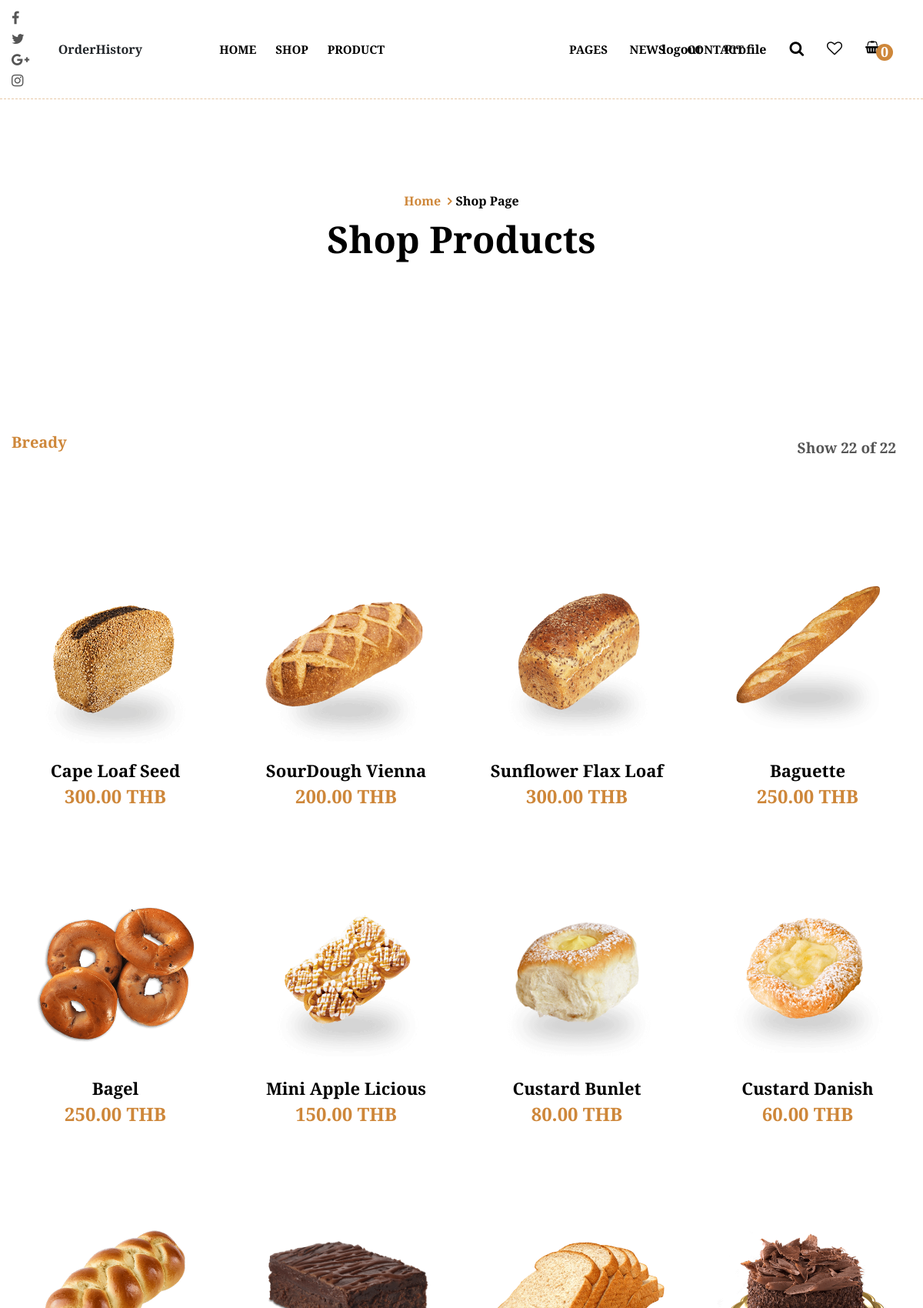
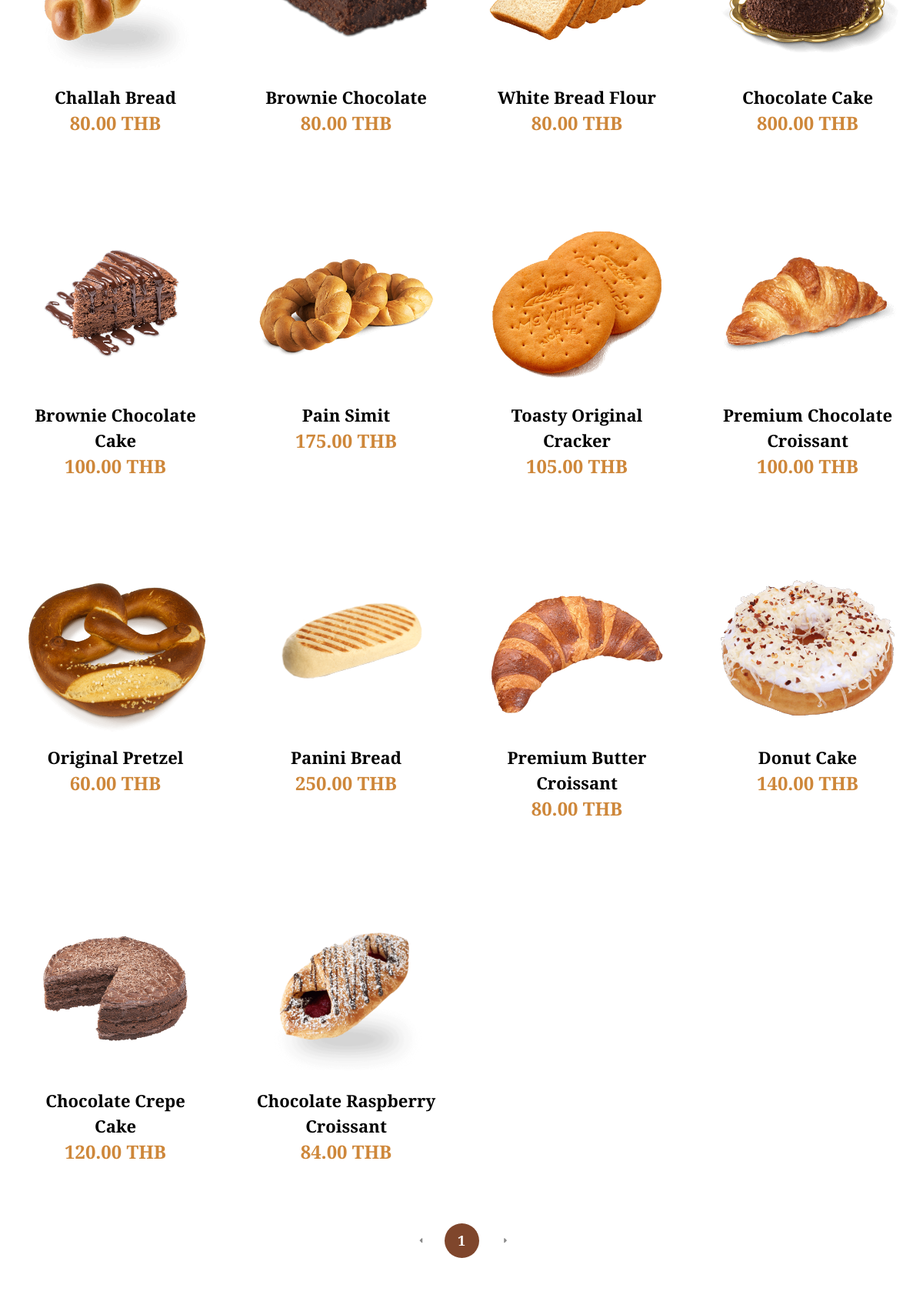
/shop-page-1.php (signed in, upper part), run on the app's committed database (2 pictures, top to bottom).
### tables this page shows
CREATE TABLE `product` (
  `productid` int(11) NOT NULL,
  `productname` varchar(100) NOT NULL,
  `productprice` decimal(65,2) NOT NULL,
  `pquantity` int(11) NOT NULL,
  `image` varchar(255) NOT NULL
);

### functions.php (called while the page is built, shortened)
<?php
function check_login($con){
    if(isset($_SESSION['userid']))
    {
        $id = $_SESSION['userid'];
        $query = "SELECT * FROM user where userid = '$id' limit 1";
        $result = mysqli_query($con,$query);
        if($result && mysqli_num_rows($result)>0)
        {
            $user_data = mysqli_fetch_assoc($result);
            return $user_data;
        }
}
    else{
        header("location: index.php");
    }
}

### shop-page-1.php (the view, shortened to what this page needs)
<?php
include('server.php');
include("functions.php");
$user_data = check_login($con);
$userid = $user_data['userid'];
?>
<!DOCTYPE html>
<html lang="en">
<head>
    <link rel="stylesheet" href="plugins/font-awesome/css/font-awesome.min.css">
    <link rel="stylesheet" href="plugins/bootstrap4/css/bootstrap.min.css">
    <link rel="stylesheet" href="plugins/owl-carousel/assets/owl.carousel.css">
    <link rel="stylesheet" href="plugins/slick/slick/slick.css">
    <link rel="stylesheet" href="plugins/lightGallery-master/dist/css/lightgallery.min.css">
    <link rel="stylesheet" href="plugins/jquery-bar-rating/dist/themes/fontawesome-stars.css">
    <link rel="stylesheet" href="plugins/jquery-ui/jquery-ui.min.css">
    <link rel="stylesheet" href="plugins/select2/dist/css/select2.min.css">
    <link rel="stylesheet" href="plugins/chikery-icon/style.css">
    <link rel="stylesheet" href="css/style.css">
  </head>
  <body>
    <header class="header header--default header--home-4 line" data-sticky="true">
      <div class="header__left">
        <ul class="ps-list--social">
          <li><a href="#"><i class="fa fa-facebook"></i></a></li>
          <li><a href="#"><i class="fa fa-twitter"></i></a></li>
          <li><a href="#"><i class="fa fa-google-plus"></i></a></li>
          <li><a href="#"><i class="fa fa-instagram"></i></a></li>
        </ul>
        <div class= "header__actions">
        <div class="header__left">
        <a href="user_orderhistory.php?userid=<?php echo $userid;?>">   OrderHistory </a>
      </div>
      </div>
      </div>
      <div class="header__center">
        <nav class="header__navigation left">
          <ul class="menu">
            <li class="menu-item-has-children"><a href="home.php">Home</a><span class="sub-toggle"><i class="fa fa-angle-down"></i></span>
            <li class="menu-item-has-children"><a href="shop-page-1.php">Shop</a><span class="sub-toggle"><i class="fa fa-angle-down"></i></span>
                <li class="menu-item-has-children"><a href="product-background.php">Product</a><span class="sub-toggle"><i class="fa fa-angle-down"></i></span>
                </li>
              </ul>
        </nav>
        <div class="header__logo"><a class="ps-logo" href="home.php"><img src="img/logo1.PNG" alt=""></a></div>
        <nav class="header__navigation right">
          <ul class="menu">
            <li class="menu-item-has-children"><a href="about-us.php">Pages</a><span class="sub-toggle"><i class="fa fa-angle-down"></i></span>
            </li>
            <li class="menu-item-has-children"><a href="blog-list.php">News</a><span class="sub-toggle"><i class="fa fa-angle-down"></i></span>
            </li>
            <li class="current-menu-item "><a href="contact-us.php">Contact</a>
            </li>
          </ul>
        </nav>
      </div>
<?php
      $userid = $_SESSION['userid'];
      ?>
        <?php
        $count = 0;
        ?>
      <div class="header__right">
        <div class="header__actions"><a method = 'post' input type = 'submit ' value="logout" href="logout.php">  logout </a><a href="user_customeredit.php?userid=<?php echo $userid;?>">Profile</a><a class="ps-search-btn" href="#"><i class="fa fa-search"></i></a><a href="#"><i class="fa fa-heart-o"></i></a>
          <div class="ps-cart--mini"><a class="ps-cart__toggle" href="#"><i class="fa fa-shopping-basket"></i><span><i><?php echo $count;?></i></span></a>
          </div>
        </div>
      </div>
    </header>
    <div class="ps-hero ps-hero--shopping bg--cover" data-background="img/hero/shop-hero.png">
      <div class="ps-hero__container">
        <div class="ps-breadcrumb">
          <ul class="breadcrumb">
            <li><a href="home.php">Home</a></li>
            <li>Shop Page</li>
          </ul>
        </div>
        <h1 class="ps-hero__heading">Shop Products</h1>
      </div>
    </div>
    <div class="ps-page--shop">
      <div class="container-fluid">
        <div class="ps-shopping ps-shopping--no-sidebar">
          <div class="ps-shopping__top">
            <div class="ps-shopping__top__left">
              <ul class="ps-product__categories">
                <li class="active"><a href="shop-page-1.php">Bready</a></li>
              </ul>
            </div>
            <div class="ps-shopping__top__right">
              <p>Show 22 of 22</p>
            </div>
          </div>
          <?php
        $query = "SELECT * FROM product";
        $result = mysqli_query($con,$query);
        ?>
        <div class="ps-product-box five-column">
        <div class="row">
        <?php
        if(mysqli_num_rows($result) > 0){
            while($row=$result->fetch_array()){
        ?>
          <div class="col-xl-3 col-lg-4 col-md-4 col-sm-6 col-6 ">
          <div class="ps-product">
            <form method = "post" action = "temp.php?action=add&productid=<?php echo $row["productid"]?>">
                  <div class="ps-product__thumbnail"><img src=<?php echo $row["image"] ?> alt=""/><a class="ps-product__overlay" href="#"></a>
                  </div>
                  <div class="ps-product__content">
                    <div class="ps-product__desc"><a class="ps-product__title" href="#"><?php echo $row["productname"] ?></a>
                    <span class="ps-product__price"><?php echo $row['productprice']?> THB</span>
                    </div>
                </div>
            </form>
            </div>
            </div>
<?php
    }
}
?>
              </div>
              </div>
          <div class="ps-pagination">
            <ul class="pagination">
              <li><a href="#"><i class="fa fa-caret-left"></i></a></li>
              <li class="active"><a href="shop-page-1.php">1</a></li>
              <li><a href="#"><i class="fa fa-caret-right"></i></a></li>
            </ul>
          </div>
        </div>
      </div>
    </div>
  </body>
</html>

### data on the page
product: image (picture), productname "Cape Loaf Seed", productprice "300.00"
product: image (picture), productname "SourDough Vienna", productprice "200.00"
product: image (picture), productname "Sunflower Flax Loaf", productprice "300.00"
product: image (picture), productname "Baguette", productprice "250.00"
product: image (picture), productname "Bagel", productprice "250.00"
product: image (picture), productname "Mini Apple Licious", productprice "150.00"
product: image (picture), productname "Custard Bunlet", productprice "80.00"
product: image (picture), productname "Custard Danish", productprice "60.00"
product: image (picture), productname "Challah Bread", productprice "80.00"
product: image (picture), productname "Brownie Chocolate", productprice "80.00"
product: image (picture), productname "White Bread Flour", productprice "80.00"
product: image (picture), productname "Chocolate Cake", productprice "800.00"
product: image (picture), productname "Brownie Chocolate Cake", productprice "100.00"
product: image (picture), productname "Pain Simit", productprice "175.00"
product: image (picture), productname "Toasty Original Cracker", productprice "105.00"
product: image (picture), productname "Premium Chocolate Croissant", productprice "100.00"
product: image (picture), productname "Original Pretzel", productprice "60.00"
product: image (picture), productname "Panini Bread", productprice "250.00"
product: image (picture), productname "Premium Butter Croissant", productprice "80.00"
product: image (picture), productname "Donut Cake", productprice "140.00"
product: image (picture), productname "Chocolate Crepe Cake", productprice "120.00"
product: image (picture), productname "Chocolate Raspberry Croissant", productprice "84.00"

### other printed values
$count "0"
